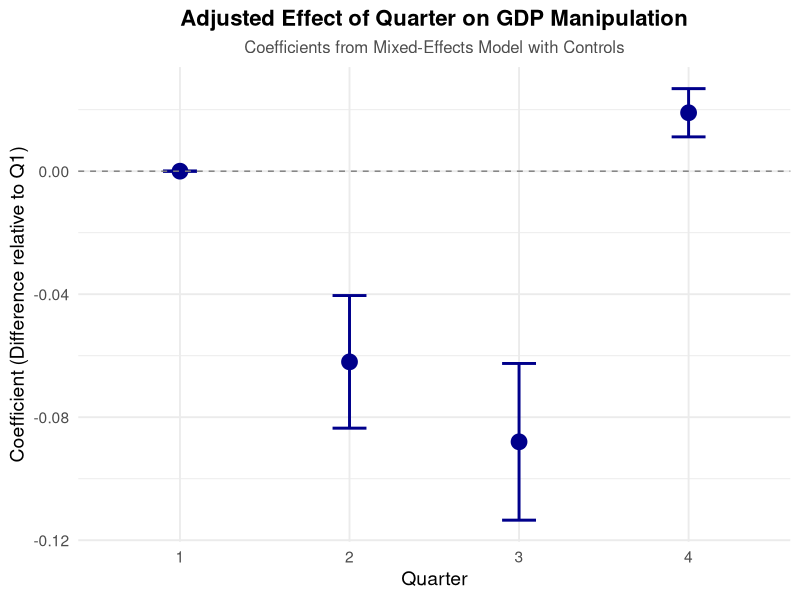
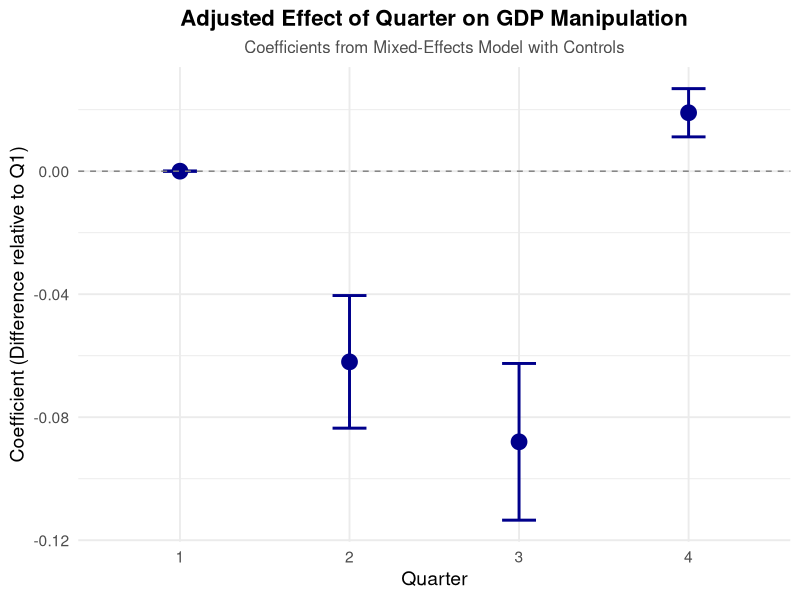

Source code (R) for these figures, in order:
library(tidyverse)
library(haven)
# --------------------------------------------------------------------------
# Extract the coefficients and standard errors for Model 3 from Table 4. The first quarter is the baseline category, which is excluded from estimation (coefficient normalized to 0).
regression_results <- tibble(
  quarter = factor(1:4),
  coefficient = c(0,  -0.062, -0.088, 0.019),
  std_error = c(0, 0.011, 0.013, 0.004)
) %>%

  mutate(
    ci_lower = coefficient - 1.96 * std_error,
    ci_upper = coefficient + 1.96 * std_error
  )

# 打印数据框，检查一下
print(regression_results)


plot_B_from_regression <- ggplot(regression_results, aes(x = quarter, y = coefficient)) +
  
  geom_errorbar(aes(ymin = ci_lower, ymax = ci_upper), width = 0.2, linewidth = 1, color = "darkblue") +
 
  geom_point(size = 5, color = "darkblue") +
 
  geom_hline(yintercept = 0, linetype = "dashed", color = "grey50") +
  
  labs(
    title = "Adjusted Effect of Quarter on GDP Manipulation",
    subtitle = "Coefficients from Mixed-Effects Model with Controls",
    x = "Quarter",
    y = "Coefficient (Difference relative to Q1)"
  ) +
  
  theme_minimal(base_size = 14) +
  theme(
    plot.title = element_text(hjust = 0.5, face = "bold", size = 16),
    plot.subtitle = element_text(hjust = 0.5, size = 12, color = "grey30")
  )


print(plot_B_from_regression)


ggsave("figure 4.png", plot_B_from_regression, width = 8, height = 6, dpi = 300)
